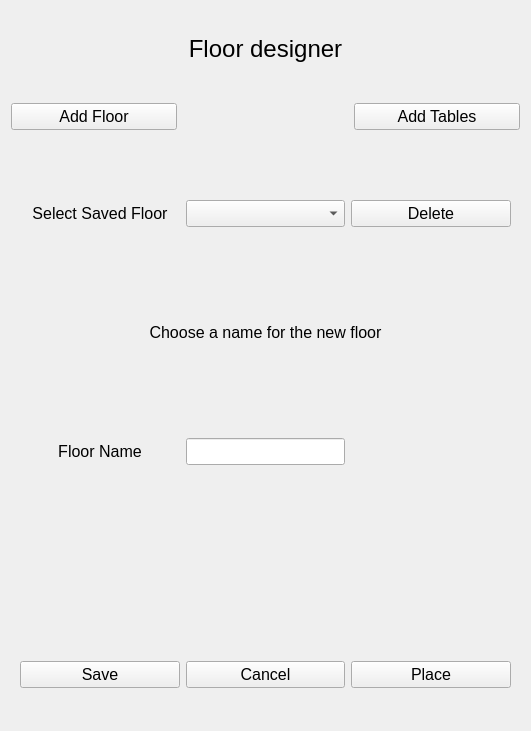
<?xml version="1.0" encoding="UTF-8"?>
<ui version="4.0">
 <class>Form</class>
 <widget class="QWidget" name="Form">
  <property name="geometry">
   <rect>
    <x>0</x>
    <y>0</y>
    <width>529</width>
    <height>731</height>
   </rect>
  </property>
  <property name="font">
   <font>
    <pointsize>12</pointsize>
   </font>
  </property>
  <property name="windowTitle">
   <string>Form</string>
  </property>
  <property name="styleSheet">
   <string notr="true">font-size:12pt;</string>
  </property>
  <layout class="QGridLayout" name="gridLayout_2">
   <property name="topMargin">
    <number>35</number>
   </property>
   <property name="verticalSpacing">
    <number>40</number>
   </property>
   <item row="0" column="2">
    <widget class="QLabel" name="label">
     <property name="font">
      <font>
       <pointsize>18</pointsize>
      </font>
     </property>
     <property name="styleSheet">
      <string notr="true">font-size:18pt;</string>
     </property>
     <property name="text">
      <string>Floor designer</string>
     </property>
     <property name="alignment">
      <set>Qt::AlignCenter</set>
     </property>
    </widget>
   </item>
   <item row="1" column="1">
    <widget class="QPushButton" name="add_floor">
     <property name="maximumSize">
      <size>
       <width>180</width>
       <height>16777215</height>
      </size>
     </property>
     <property name="text">
      <string>Add Floor</string>
     </property>
    </widget>
   </item>
   <item row="2" column="1" colspan="3">
    <widget class="QStackedWidget" name="stackedWidget">
     <property name="frameShadow">
      <enum>QFrame::Plain</enum>
     </property>
     <property name="lineWidth">
      <number>1</number>
     </property>
     <property name="currentIndex">
      <number>0</number>
     </property>
     <widget class="QWidget" name="page">
      <layout class="QGridLayout" name="gridLayout_3">
       <property name="verticalSpacing">
        <number>75</number>
       </property>
       <item row="5" column="1">
        <widget class="QPushButton" name="cancel_floor">
         <property name="text">
          <string>Cancel</string>
         </property>
        </widget>
       </item>
       <item row="5" column="0">
        <widget class="QPushButton" name="save_floor">
         <property name="text">
          <string>Save</string>
         </property>
        </widget>
       </item>
       <item row="3" column="0">
        <widget class="QLabel" name="label_2">
         <property name="sizePolicy">
          <sizepolicy hsizetype="Preferred" vsizetype="Fixed">
           <horstretch>0</horstretch>
           <verstretch>0</verstretch>
          </sizepolicy>
         </property>
         <property name="text">
          <string>Floor Name</string>
         </property>
         <property name="alignment">
          <set>Qt::AlignCenter</set>
         </property>
        </widget>
       </item>
       <item row="1" column="0">
        <widget class="QLabel" name="label_10">
         <property name="text">
          <string>Select Saved Floor</string>
         </property>
         <property name="alignment">
          <set>Qt::AlignCenter</set>
         </property>
        </widget>
       </item>
       <item row="2" column="0" colspan="3">
        <widget class="QLabel" name="label_9">
         <property name="sizePolicy">
          <sizepolicy hsizetype="Preferred" vsizetype="Fixed">
           <horstretch>0</horstretch>
           <verstretch>0</verstretch>
          </sizepolicy>
         </property>
         <property name="text">
          <string>Choose a name for the new floor</string>
         </property>
         <property name="alignment">
          <set>Qt::AlignCenter</set>
         </property>
        </widget>
       </item>
       <item row="1" column="1">
        <widget class="QComboBox" name="floors_box"/>
       </item>
       <item row="1" column="2">
        <widget class="QPushButton" name="del_floor">
         <property name="text">
          <string>Delete</string>
         </property>
        </widget>
       </item>
       <item row="5" column="2">
        <widget class="QPushButton" name="place">
         <property name="text">
          <string>Place</string>
         </property>
        </widget>
       </item>
       <item row="3" column="1">
        <widget class="QLineEdit" name="floor_name">
         <property name="sizePolicy">
          <sizepolicy hsizetype="Minimum" vsizetype="Fixed">
           <horstretch>0</horstretch>
           <verstretch>0</verstretch>
          </sizepolicy>
         </property>
        </widget>
       </item>
       <item row="4" column="0" colspan="3">
        <spacer name="verticalSpacer">
         <property name="orientation">
          <enum>Qt::Vertical</enum>
         </property>
         <property name="sizeType">
          <enum>QSizePolicy::Fixed</enum>
         </property>
         <property name="sizeHint" stdset="0">
          <size>
           <width>20</width>
           <height>100</height>
          </size>
         </property>
        </spacer>
       </item>
      </layout>
     </widget>
     <widget class="QWidget" name="page_2">
      <layout class="QGridLayout" name="gridLayout_4">
       <property name="horizontalSpacing">
        <number>0</number>
       </property>
       <property name="verticalSpacing">
        <number>30</number>
       </property>
       <item row="8" column="4">
        <widget class="QPushButton" name="place_table">
         <property name="minimumSize">
          <size>
           <width>159</width>
           <height>0</height>
          </size>
         </property>
         <property name="text">
          <string>Place</string>
         </property>
        </widget>
       </item>
       <item row="7" column="0">
        <widget class="QRadioButton" name="square_selection">
         <property name="sizePolicy">
          <sizepolicy hsizetype="Fixed" vsizetype="Fixed">
           <horstretch>0</horstretch>
           <verstretch>0</verstretch>
          </sizepolicy>
         </property>
         <property name="layoutDirection">
          <enum>Qt::RightToLeft</enum>
         </property>
         <property name="text">
          <string/>
         </property>
        </widget>
       </item>
       <item row="3" column="4">
        <widget class="QPushButton" name="delete_tab">
         <property name="minimumSize">
          <size>
           <width>159</width>
           <height>0</height>
          </size>
         </property>
         <property name="text">
          <string>Delete</string>
         </property>
        </widget>
       </item>
       <item row="6" column="1" colspan="2">
        <widget class="QLabel" name="label_8">
         <property name="sizePolicy">
          <sizepolicy hsizetype="Preferred" vsizetype="Fixed">
           <horstretch>0</horstretch>
           <verstretch>0</verstretch>
          </sizepolicy>
         </property>
         <property name="text">
          <string>Select Table shape</string>
         </property>
        </widget>
       </item>
       <item row="7" column="1">
        <widget class="QPushButton" name="square_tbl">
         <property name="sizePolicy">
          <sizepolicy hsizetype="Fixed" vsizetype="Fixed">
           <horstretch>0</horstretch>
           <verstretch>0</verstretch>
          </sizepolicy>
         </property>
         <property name="minimumSize">
          <size>
           <width>100</width>
           <height>100</height>
          </size>
         </property>
         <property name="maximumSize">
          <size>
           <width>100</width>
           <height>100</height>
          </size>
         </property>
         <property name="font">
          <font>
           <pointsize>12</pointsize>
          </font>
         </property>
         <property name="styleSheet">
          <string notr="true">border:1px solid ;border-color: rgb(2, 2, 2);background:'lightblue';font-size:12pt;</string>
         </property>
         <property name="text">
          <string>1</string>
         </property>
        </widget>
       </item>
       <item row="5" column="1">
        <widget class="QLineEdit" name="table_num">
         <property name="sizePolicy">
          <sizepolicy hsizetype="Fixed" vsizetype="Fixed">
           <horstretch>0</horstretch>
           <verstretch>0</verstretch>
          </sizepolicy>
         </property>
         <property name="maximumSize">
          <size>
           <width>159</width>
           <height>16777215</height>
          </size>
         </property>
        </widget>
       </item>
       <item row="7" column="4">
        <widget class="QPushButton" name="round_table">
         <property name="sizePolicy">
          <sizepolicy hsizetype="Fixed" vsizetype="Fixed">
           <horstretch>0</horstretch>
           <verstretch>0</verstretch>
          </sizepolicy>
         </property>
         <property name="minimumSize">
          <size>
           <width>150</width>
           <height>150</height>
          </size>
         </property>
         <property name="maximumSize">
          <size>
           <width>150</width>
           <height>150</height>
          </size>
         </property>
         <property name="font">
          <font>
           <pointsize>12</pointsize>
          </font>
         </property>
         <property name="focusPolicy">
          <enum>Qt::ClickFocus</enum>
         </property>
         <property name="styleSheet">
          <string notr="true">border:3 outset rgb(150,150,150);border-radius: 75;background:'lightblue';font-size:12pt;</string>
         </property>
         <property name="text">
          <string>2</string>
         </property>
         <property name="autoDefault">
          <bool>false</bool>
         </property>
         <property name="default">
          <bool>false</bool>
         </property>
        </widget>
       </item>
       <item row="3" column="1">
        <widget class="QComboBox" name="floor_box"/>
       </item>
       <item row="4" column="1" colspan="2">
        <widget class="QLabel" name="label_4">
         <property name="sizePolicy">
          <sizepolicy hsizetype="Preferred" vsizetype="Fixed">
           <horstretch>0</horstretch>
           <verstretch>0</verstretch>
          </sizepolicy>
         </property>
         <property name="text">
          <string>Table Number</string>
         </property>
        </widget>
       </item>
       <item row="0" column="1">
        <widget class="QLabel" name="label_3">
         <property name="sizePolicy">
          <sizepolicy hsizetype="Preferred" vsizetype="Fixed">
           <horstretch>0</horstretch>
           <verstretch>0</verstretch>
          </sizepolicy>
         </property>
         <property name="text">
          <string>Select Floor</string>
         </property>
        </widget>
       </item>
       <item row="8" column="1">
        <widget class="QPushButton" name="save_tables">
         <property name="minimumSize">
          <size>
           <width>159</width>
           <height>0</height>
          </size>
         </property>
         <property name="text">
          <string>Save</string>
         </property>
        </widget>
       </item>
       <item row="3" column="2">
        <widget class="QComboBox" name="table_box"/>
       </item>
       <item row="0" column="2">
        <widget class="QLabel" name="label_11">
         <property name="text">
          <string>Select Table</string>
         </property>
        </widget>
       </item>
       <item row="8" column="2">
        <widget class="QPushButton" name="cancel_table">
         <property name="minimumSize">
          <size>
           <width>159</width>
           <height>0</height>
          </size>
         </property>
         <property name="text">
          <string>Cancel</string>
         </property>
        </widget>
       </item>
       <item row="7" column="2">
        <widget class="QRadioButton" name="round_selection">
         <property name="sizePolicy">
          <sizepolicy hsizetype="Fixed" vsizetype="Fixed">
           <horstretch>0</horstretch>
           <verstretch>0</verstretch>
          </sizepolicy>
         </property>
         <property name="layoutDirection">
          <enum>Qt::RightToLeft</enum>
         </property>
         <property name="text">
          <string/>
         </property>
        </widget>
       </item>
      </layout>
     </widget>
    </widget>
   </item>
   <item row="1" column="3">
    <widget class="QPushButton" name="add_tables">
     <property name="maximumSize">
      <size>
       <width>180</width>
       <height>16777215</height>
      </size>
     </property>
     <property name="text">
      <string>Add Tables</string>
     </property>
    </widget>
   </item>
  </layout>
 </widget>
 <resources/>
 <connections/>
</ui>
